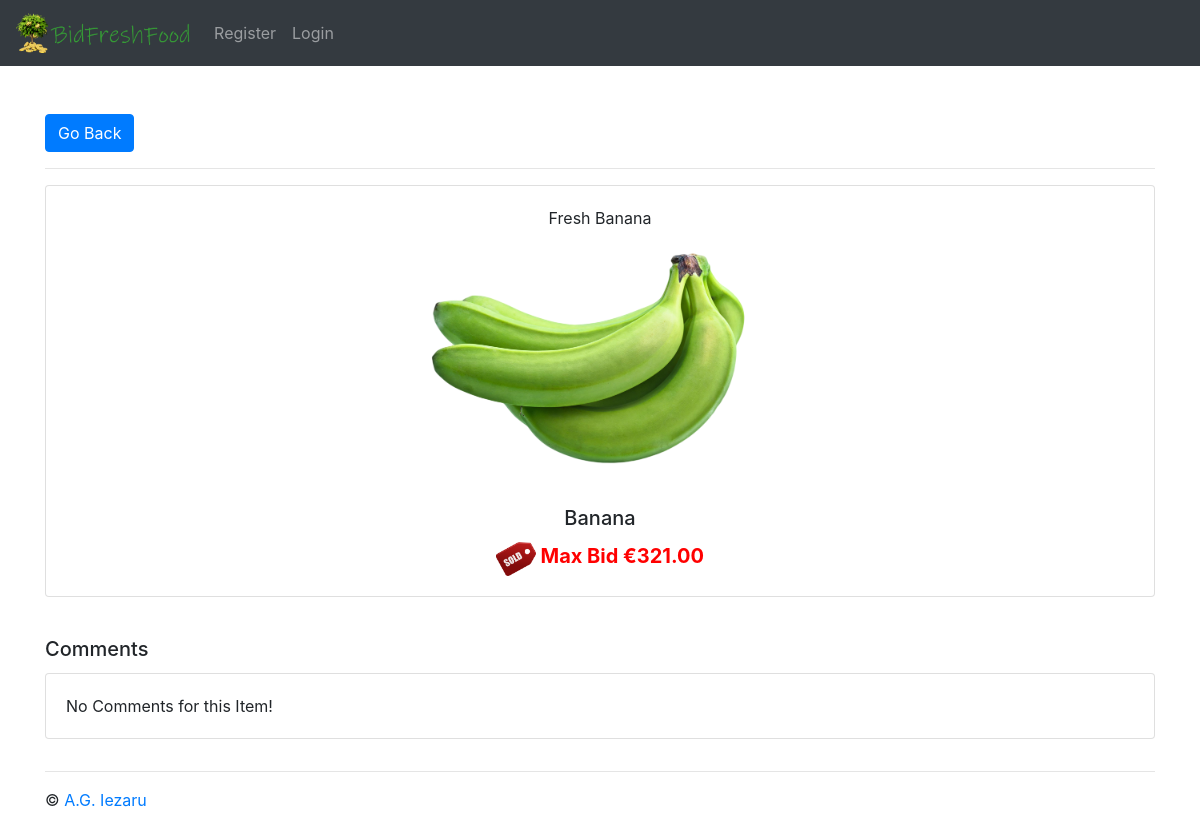
The page /view-bid/?item_id=17 on the database its author committed.
### tables this page shows
CREATE TABLE "auctions_listing" ("id" integer NOT NULL PRIMARY KEY AUTOINCREMENT, "datetime" datetime NOT NULL, "title" varchar(64) NOT NULL, "description" varchar(256) NOT NULL, "currentBidValue" decimal NOT NULL, "imageURL" varchar(256) NOT NULL, "isOpen" bool NOT NULL, "user_id" integer NOT NULL REFERENCES "auctions_user" ("id") DEFERRABLE INITIALLY DEFERRED, "winner_id" integer NOT NULL REFERENCES "auctions_user" ("id") DEFERRABLE INITIALLY DEFERRED);

### bidfreshfood.py (the view)
@app.route("/view-bid/")
def selectItem():
    item_id = int(request.args.get("item_id"))
    item = db.execute(
        "SELECT * FROM auctions_listing where id = :item_id", item_id=item_id
    )
    comments = db.execute(
        "SELECT * FROM auctions_comment where listing_id = :item_id", item_id=item_id
    )
    commentsLen = len(comments)
    users = db.execute("SELECT id,first_name,last_name FROM auctions_user")
    userlist = {}
    for user in users:
        userlist[user["id"]] = [user["first_name"], user["last_name"]]
    if session:
        auctions = db.execute("SELECT * FROM auctions_listing")
        watchList = db.execute(
            "SELECT * FROM auctions_listing_watchListUsers where user_id = :user_id",
            user_id=session["uid"],
        )
        watchListLen = len(watchList)
        activeBids = {}
        bidsSum = 0
        user_bids_sum = 0
        bidMoney = {}
        listings = db.execute(
            "SELECT id, listing_id, value FROM auctions_bid WHERE user_id = :userid",
            userid=session["uid"],
        )
        for listing in listings:
            activeBids[listing["listing_id"]] = [listing["value"], listing["id"]]
            bidMoney[listing["listing_id"]] = listing["value"]
        for bid in bidMoney:
            bidsSum += bidMoney[bid]
        bidsLen = len(bidMoney)
        return render_template(
            "view-bid.html",
            activeBids=activeBids,
            user_bids_sum=user_bids_sum,
            session=session,
            userlist=userlist,
            watchList=watchList,
            watchListLen=watchListLen,
            bidsSum=bidsSum,
            items=item,
            bidsLen=bidsLen,
            auctions=auctions,
            comments=comments,
            commentsLen=commentsLen,
        )
    else:
        return render_template(
            "view-bid.html",
            items=item,
            comments=comments,
            commentsLen=commentsLen,
            userlist=userlist,
        )

### templates/view-bid.html (shortened to what this page needs)
{% extends "base.html" %}
{% block body %}
      <div class="row mainBids" id="bidCard">
      {% for auction in items %}
          <div class="col-sm">
			  <a href="/" stlye="hBack"><button class="btn btn-primary" type="button">Go Back</button></a><hr>
              <div class="card text-center">
                  <div class="card-body">
					<span>{{ auction['description'] }}</span><br>
                      <img src="{{auction["imageURL"]}}" class="bid-big" alt="" />
                      <h5 class="card-title">{{auction["title"]}}</h5>
                      {% if auction["isOpen"] == 1 %}
						<h5 class="card-text price">{{ '{:,.2f}'.format(auction["currentBidValue"]) }}</h4>
                      {% else %}
                        <img src="/static/img/sale-icon.png" width="40px" />
                        <h5 class="card-text price" style="color:red; display:inline">{{ '{:,.2f}'.format(auction["currentBidValue"]) }}</h4>
                      {% endif %}
                  </div>
              </div>
          </div>
      {% endfor %}
      </div>
	  <br><h5 class="card-title">Comments</h5>
	  {% if commentsLen > 0 %}
		  {% for comment in comments %}
		  <div class="row mainBids" style="padding-top:0; border:0; text-align:left" id="bidCard">
			  <div class="col-sm">
				  <div class="card">
					  <div class="card-body">
					    <i>{{ userlist[comment['user_id']] | join(" ") }}, {{ comment['datetime'] }}</i>
						<p class="comment">{{ comment['content'] }}</p>
					  </div>
				  </div>
			  </div>
		  </div>
		  {% endfor %}
	  {% else %}
		  <div class="row mainBids" style="padding-top:0; border:0; text-align:left" id="bidCard">
			  <div class="col-sm">
				  <div class="card">
					  <div class="card-body">
						<span>No Comments for this Item!</span><br>
					  </div>
				  </div>
			  </div>
		  </div>
	  {% endif %}
    </div>
  </main>
{% endblock %}

### static/css/custom.css (style rules this page uses)
.card { margin-bottom: 1em; }
.price { color: seagreen; font-weight: bold; }
.mainBids { padding-top: 40px; }
.price:before { content: 'Max Bid €'; }
.bid-big { margin-bottom: 10px; width: 400px; height:266px; }

### rows shown on the page
auctions_listing: description "Fresh Banana", imageURL (picture), title "Banana", isOpen False (drawn), currentBidValue "321.00"
